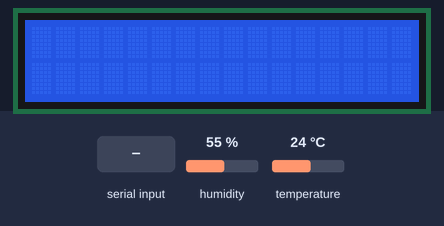
Bench run of a sketch on a simulated Arduino Uno, built with avr-gcc and run on an emulated ATmega328P. Parts: 16×2 character LCD. The test bench sets the inputs (shaded band); at power-on: humidity 55 %, temperature 24 °C. What the sketch prints to the serial monitor is not drawn.

Above: at 1.2 s.
1.3 s: "A\n" received over Serial
At 2.3 s:
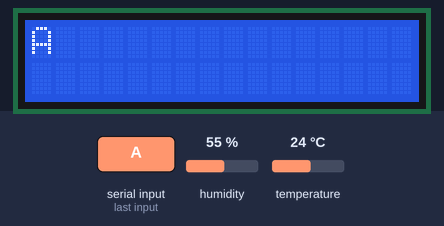
2.9 s: "1\n" received over Serial
At 3.5 s:
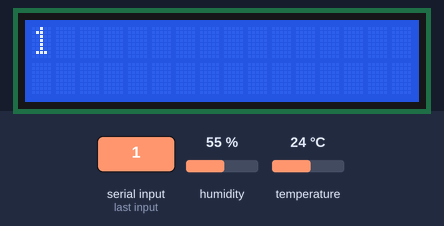
Timing chart, 0 to 5.9 s (numbered marks = the images above; inputs shaded):
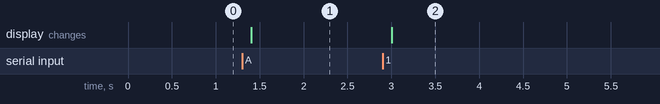

Measured:
- after the input at 1.3 s, the display: changes after 0.10 s (image 1)
- after the input at 2.9 s, the display: changes after 0.10 s (image 2)

The sketch:

CodigoArduino.ino
```cpp
/*
  Conexion de display LCD:
 * LCD GND a tierra
 * LCD VCC pin a 5V
 * LCD V0 al potenciometro
 * LCD RS pin a pin digital 11
 * LCD RW a tierra
 * LCD Enable pin a pin digital 10
 * LCD D0 a tierra
 * LCD D1 a tierra
 * LCD D2 a tierra
 * LCD D3 a tierra
 * LCD D4 a pin digital 9
 * LCD D5 a pin digital 6
 * LCD D6 a pin digital 5
 * LCD D7 a pin digital 3
 * LCD R/W a tierra
 * LCD VSS a tierra
 * Resistencia  de 330 Ohms
 * Potenciometro 10 kOhms
 *
  Conexión de teclado matricial:
 * Pin 1 a 12 digital de arduino
 * Pin 2 a 8 digital de arduino
 * Pin 3 a 7 digital de arduino
 * Pin 4 a 4 digital de arduino
 * Pin 5 a A1 annalógico de arduino
 * Pin 6 a A2 annalógico de arduino
 * Pin 7 a A3 annalógico de arduino
 * Pin 8 a A4 annalógico de arduino
 *
  Conexión de sensor de humedad:
 * Sensor de humedad pin central a pin digital 2 de arduino
 * Pin - a tierra
 * Pin + a vcc
 *
  Conexión de foto-resistencia:
 * Conectada con una resistencia de 1 KOhm
 * y también al pin analogico A0
 *
 *
 * *** En Java se utiliza la librería Panama HiTek para
 *     conectar arudino con Java.
 *
 * *** En arduino al utilizar la sentencia println se envian
 *     los datos impresos a la aplicación de Java.
 */


// Incluir la libreria:
#include <LiquidCrystal.h>
#include <Keypad.h>
#include <Adafruit_Sensor.h>
#include <DHT.h>

//-----------Display LCD------------
String mensaje = "";
// Inicializar la libreria con el numero de los pines
LiquidCrystal lcd(11, 10, 9, 6, 5, 3);

//--------Teclado matricial--------
//Definimos el número de renglones del teclado matricial
const byte ROWSLENGTH = 4;
//Definimos el número de columnas del teclado matricial
const byte COLSLENGTH = 4;
//Definimos los pines de los renglones que van conectados a arduino
byte rowPin [ROWSLENGTH] = {12, 8, 7, 4};
//Definimos los pines de las columnas que van conectados a arduino
byte colPin [COLSLENGTH] = {A1,A2,A3,A4};

//Definimos la matriz de char con el nombre de los bótones del teclado
char keys[ROWSLENGTH][COLSLENGTH] = {
  {'1', '2', '3' , 'A'},
  {'4', '5', '6' , 'B'},
  {'7', '8', '9' , 'C'},
  {'*', '0', '#' , 'D'}
};
//Inicializamos el teclado
Keypad kb = Keypad(
  makeKeymap( keys ),
  rowPin,
  colPin,
  ROWSLENGTH,
  COLSLENGTH
);
//Definimos una variable de tipo char para que muestre cual tecla fue presionada
char keyPressed;

//----------Sensor de humedad y temperatura----------
// Definimos el pin digital donde se conecta el sensor de humedad
#define DHTPIN 2
// Dependiendo del tipo de sensor de humedad
#define DHTTYPE DHT11
// Definimos el pin analógico donde se conecta la fotoresistencia
#define LDRPin A0

// Declaramos constantes necesarias para calcular la luminosidad
const long A = 1000; //Resistencia en oscuridad en KΩ
const int B = 15; //Resistencia a la luz (10 Lux) en KΩ
const int RC = 10; //Resistencia calibracion en KΩ

//---------------Fotoresistencia--------------------
// Declaramos variables necesarias para calcular la luminosidad
int V = 0;
int iluminacion = 0;

// Inicializamos el sensor DHT11
DHT dht(DHTPIN, DHTTYPE);


void setup() {
  // Configurar el tipo de LCD.
  lcd.begin(16, 2);
  // Configurar la comunicación serial.
  Serial.begin(9600);
  // Comenzamos el sensor DHT
  dht.begin();
  //Enviamos por defecto la actualización de los sensores.
  sendSensorData();
}

void loop() {
  // Obtenemos el valor de el teclado
  keyPressed = kb.getKey();
  //Comprobamos sí una tecla fue presionada.
  if( keyPressed != NO_KEY ){
    // Enviamos la información de la tecla
    // La información es la contenida en keys
    Serial.println( keyPressed );
    //Sí el valor de esa tecla fue 'A'
    if( keyPressed == 'A'){
      //Enviamos el valor de los sensores.
      sendSensorData();
    }
  }

  //Verificar si se tiene información pendiente por revisar
  if(Serial.available()){
    //Fijar una espera para que el arduino lea toda la información del Serial
    delay(100);
    while(Serial.available() > 0){
      //Leer loa caracteres hasta un salto de linea y guardarlos en una variable
      mensaje = Serial.readStringUntil('\n');
      //Imprimir mensajes para visualizar en la intefaz de software que todo de esta enviando de forma correcta
      Serial.print("[Arduino UNO] recibido: ");
      //Se actualiza el sensor
      Serial.print( mensaje == "act_sensor");
      Serial.println(mensaje);
      /*Si se presiona el bóton de actualizar sensores en la interfaz de Java se envia la
        información que tienen almacenada los sensores*/
      if( mensaje == "act_sensor" ){
        //Llamada de metodo sendSensorData para mandar la nueva información sobre los sensores
        sendSensorData();
      }
      //De lo contrario se imprime el mensaje solicitado
      else {
        //Lamada de metodo imprimirMensaje que recibe como parametro un String con el mensaje
        imprimirMensaje(mensaje);
      }
    }
  }
}
//Creación de metodo imprimirMensaje
void imprimirMensaje(String msj){
  //Variabe para contar el número de linea en la que se esta guardando el mensaje
  int contLinea=0;
  //Definición de variable para definir el tamaño del arreglo
  int cantLinea=(msj.length()/16)+1;
  //Inicialización de variable mensaje
  String mensaje [cantLinea];
  //Ciclo para guardar los valores en las distintas posiciones del arreglo
  for(int i=1;i<msj.length()+1;i++){
    //Ir almacenando char por char en la posicion actual del arreglo "mensaje"
    mensaje[contLinea]+=msj.charAt(i-1);
    /*Si el residuo al dividir "i" entre 16 es igual a cero se incrementa el
      contador para agregar una nueva linea*/
    if(i%16==0){
      contLinea++;
    }
  }
  if( cantLinea == 1 ) {
    lcd.clear();
    lcd.setCursor(0, 0);
    lcd.print(mensaje[0]);
    delay(1000);
  } else {
    for(int i=1;i<cantLinea;i++){
      //Se limpia la información que contenga el display
      lcd.clear();
      //Se posiciona el cursor en el display para posteriormente imprimir el mensaje
      lcd.setCursor(0, 0);
      //Se imprime el mensaje en la parte superior del display
      lcd.print(mensaje[i-1]);
      //Se posiciona el cursor en el display para posteriormente imprimir el mensaje
      lcd.setCursor(0, 1);
      //Se imprime el mensaje en la parte inferior del display
      lcd.print(mensaje[i]);
      //Se da un tiempo de espera de 1000 milisegundos para poder leer el mensaje
      delay(1000);
    }
  }
}

void sendSensorData(){
    // ----------HUMEDAD Y TEMPERATURA----------
    // Leemos la humedad relativa
    float h = dht.readHumidity();
    // Leemos la temperatura en grados centígrados (por defecto)
    float t = dht.readTemperature();
    // Comprobamos si ha habido algún error en la lectura
    if (isnan(h) || isnan(t)) {
      Serial.println("Error obteniendo los datos del sensor DHT11");
      return;
    }
    // Creamos el mensaje que vamos a imprimir para la humedad
    String mensajeH = "Humedad ";
    mensajeH += h;
    mensajeH += "% ";
    // Creamos el mensaje que vamos a imprimir para la temperatura
    String mensajeT = "Temperatura ";
    mensajeT += t;
    mensajeT += " gradosC ";

    // ----------LUMINOSIDAD----------
    // Leemos el voltaje producido por la fotoresistencia
    V = analogRead(LDRPin);
    // Calculamos la luminosidad en base al cálculo anterior
    iluminacion = ((long)V*A*10)/((long)B*RC*(1024-V));
    // Creamos el mensaje que vamos a imprimir para la iluminación
    String mensajeI = "Iluminacion ";
    mensajeI += iluminacion;
    mensajeI += " lumens";

    //Juntamos toda la información de los sensores para mandarla a arduino
    String mensajeFinal = mensajeH+mensajeT+mensajeI;
    Serial.println(mensajeFinal);
}
```
